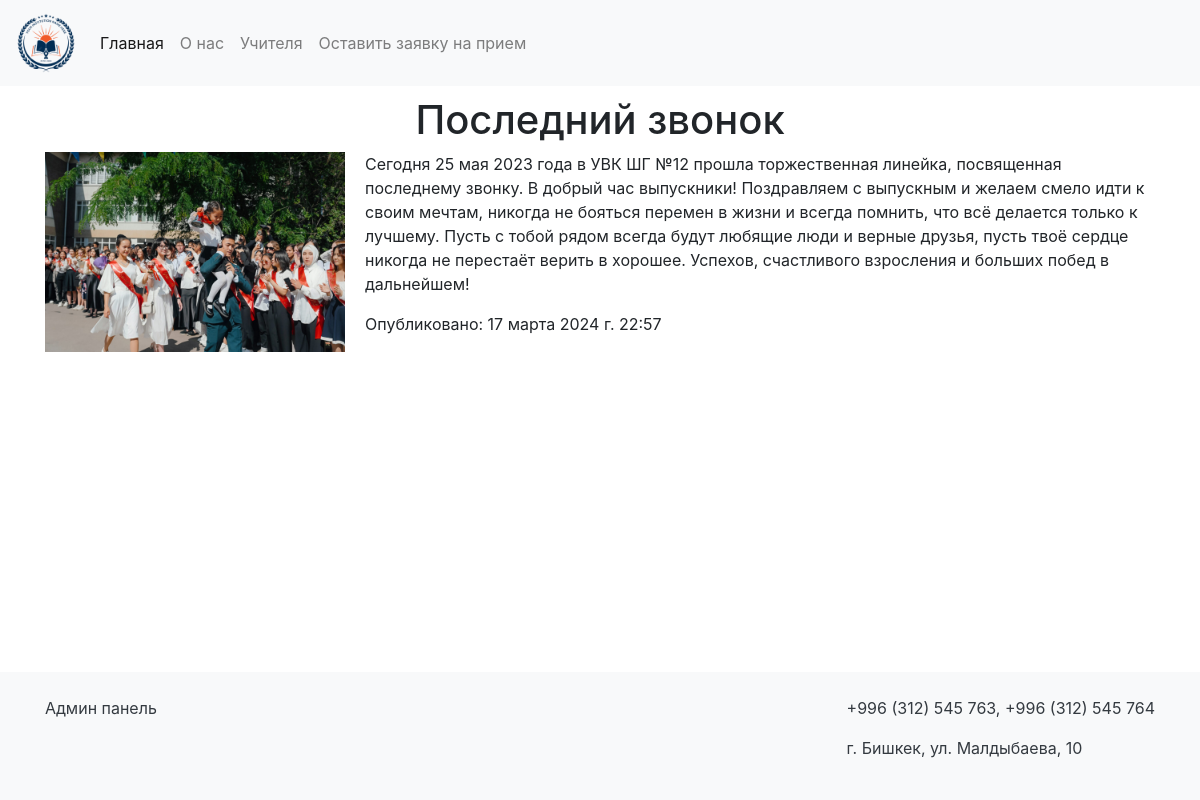
Page /posts/2/ on the committed database.
### posts/models.py (models this page shows, shortened)
class Post(models.Model):
    title = models.CharField(max_length=200, verbose_name='Заголовок')
    image = models.ImageField(upload_to='posts/', verbose_name='Изображение')
    description = models.TextField(verbose_name='Описание')
    created_at = models.DateTimeField(auto_now_add=True, verbose_name='Дата создания')

### posts/views.py (the view)
# urls.py: path('posts/<int:id>/', views.post_detail, name='post_detail'),
def post_detail(request, id):
    post = get_object_or_404(Post, id=id)
    return render(request, 'post_detail.html', {'post': post})

### templates/post_detail.html
{% include 'header_and_footer/header.html' %}
<div class="container my-4">
    <h1 class="text-center">{{ post.title }}</h1>
    <div style="float: left; margin-right: 20px;">
        <img src="{{ post.image.url }}" alt="{{ post.title }}" style="max-width: 300px; height: auto;">
    </div>
    <p>{{ post.description }}</p>
    <p>Опубликовано: {{ post.created_at }}</p>
</div>
{% include 'header_and_footer/footer.html' %}

### static/css/style.css (style rules this page uses)
html, body { height: 100%; margin: 0; }
body { display: flex; flex-direction: column; }

### rows in the picture
Post: title "Последний звонок", image (picture), description "Сегодня 25 мая 2023 года в УВК ШГ №12 прошла торжественная линейка, посвященная последнему звонку. В добрый час выпускники! Поздравляем с выпускным и желаем смело идти к своим мечтам, никогда не бояться перемен в жизни и всегда помнить, что всё делается только к лучшему. Пусть с тобой рядом всегда будут любящие люди и верные друзья, пусть твоё сердце никогда не перестаёт верить в хорошее. Успехов, счастливого взросления и больших побед в дальнейшем!", created_at "17 марта 2024 г. 22:57"
